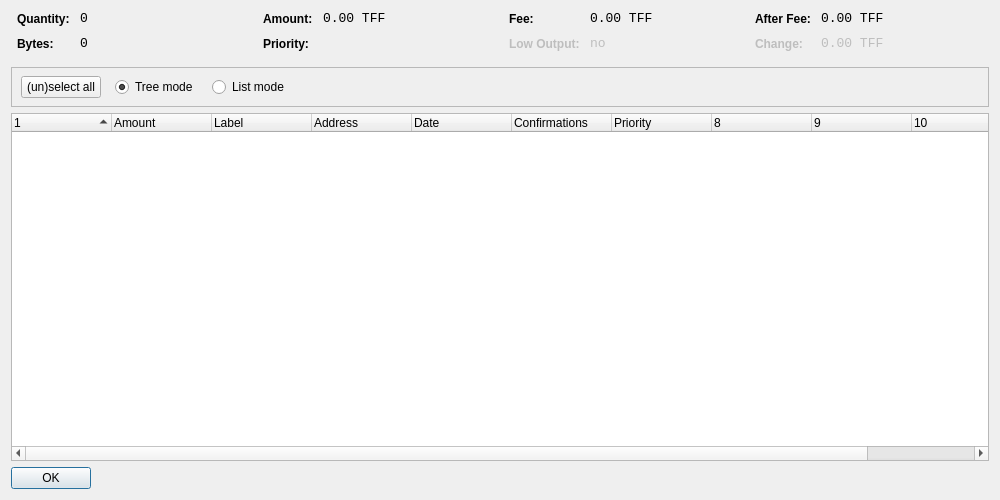
<?xml version="1.0" encoding="UTF-8"?>
<ui version="4.0">
 <class>CoinControlDialog</class>
 <widget class="QDialog" name="CoinControlDialog">
  <property name="geometry">
   <rect>
    <x>0</x>
    <y>0</y>
    <width>1000</width>
    <height>500</height>
   </rect>
  </property>
  <property name="windowTitle">
   <string>Coin Control</string>
  </property>
  <layout class="QVBoxLayout" name="verticalLayout">
   <item>
    <layout class="QHBoxLayout" name="horizontalLayoutTop" stretch="0,0,0,0">
     <property name="topMargin">
      <number>0</number>
     </property>
     <property name="bottomMargin">
      <number>10</number>
     </property>
     <item>
      <layout class="QFormLayout" name="formLayoutCoinControl1">
       <property name="horizontalSpacing">
        <number>10</number>
       </property>
       <property name="verticalSpacing">
        <number>10</number>
       </property>
       <property name="leftMargin">
        <number>6</number>
       </property>
       <property name="rightMargin">
        <number>6</number>
       </property>
       <item row="0" column="0">
        <widget class="QLabel" name="labelCoinControlQuantityText">
         <property name="styleSheet">
          <string notr="true">font-weight:bold;</string>
         </property>
         <property name="text">
          <string>Quantity:</string>
         </property>
        </widget>
       </item>
       <item row="0" column="1">
        <widget class="QLabel" name="labelCoinControlQuantity">
         <property name="font">
          <font>
           <family>Monospace</family>
           <pointsize>10</pointsize>
          </font>
         </property>
         <property name="cursor">
          <cursorShape>IBeamCursor</cursorShape>
         </property>
         <property name="contextMenuPolicy">
          <enum>Qt::ActionsContextMenu</enum>
         </property>
         <property name="text">
          <string notr="true">0</string>
         </property>
         <property name="textInteractionFlags">
          <set>Qt::LinksAccessibleByMouse|Qt::TextSelectableByKeyboard|Qt::TextSelectableByMouse</set>
         </property>
        </widget>
       </item>
       <item row="1" column="0">
        <widget class="QLabel" name="labelCoinControlBytesText">
         <property name="styleSheet">
          <string notr="true">font-weight:bold;</string>
         </property>
         <property name="text">
          <string>Bytes:</string>
         </property>
        </widget>
       </item>
       <item row="1" column="1">
        <widget class="QLabel" name="labelCoinControlBytes">
         <property name="font">
          <font>
           <family>Monospace</family>
           <pointsize>10</pointsize>
          </font>
         </property>
         <property name="cursor">
          <cursorShape>IBeamCursor</cursorShape>
         </property>
         <property name="contextMenuPolicy">
          <enum>Qt::ActionsContextMenu</enum>
         </property>
         <property name="text">
          <string notr="true">0</string>
         </property>
         <property name="textInteractionFlags">
          <set>Qt::LinksAccessibleByMouse|Qt::TextSelectableByKeyboard|Qt::TextSelectableByMouse</set>
         </property>
        </widget>
       </item>
      </layout>
     </item>
     <item>
      <layout class="QFormLayout" name="formLayoutCoinControl2">
       <property name="horizontalSpacing">
        <number>10</number>
       </property>
       <property name="verticalSpacing">
        <number>10</number>
       </property>
       <property name="leftMargin">
        <number>6</number>
       </property>
       <property name="rightMargin">
        <number>6</number>
       </property>
       <item row="0" column="0">
        <widget class="QLabel" name="labelCoinControlAmountText">
         <property name="styleSheet">
          <string notr="true">font-weight:bold;</string>
         </property>
         <property name="text">
          <string>Amount:</string>
         </property>
        </widget>
       </item>
       <item row="0" column="1">
        <widget class="QLabel" name="labelCoinControlAmount">
         <property name="font">
          <font>
           <family>Monospace</family>
           <pointsize>10</pointsize>
          </font>
         </property>
         <property name="cursor">
          <cursorShape>IBeamCursor</cursorShape>
         </property>
         <property name="contextMenuPolicy">
          <enum>Qt::ActionsContextMenu</enum>
         </property>
         <property name="text">
          <string notr="true">0.00 TFF</string>
         </property>
         <property name="textInteractionFlags">
          <set>Qt::LinksAccessibleByMouse|Qt::TextSelectableByKeyboard|Qt::TextSelectableByMouse</set>
         </property>
        </widget>
       </item>
       <item row="1" column="0">
        <widget class="QLabel" name="labelCoinControlPriorityText">
         <property name="styleSheet">
          <string notr="true">font-weight:bold;</string>
         </property>
         <property name="text">
          <string>Priority:</string>
         </property>
        </widget>
       </item>
       <item row="1" column="1">
        <widget class="QLabel" name="labelCoinControlPriority">
         <property name="font">
          <font>
           <family>Monospace</family>
           <pointsize>10</pointsize>
          </font>
         </property>
         <property name="cursor">
          <cursorShape>IBeamCursor</cursorShape>
         </property>
         <property name="contextMenuPolicy">
          <enum>Qt::ActionsContextMenu</enum>
         </property>
         <property name="text">
          <string/>
         </property>
         <property name="textInteractionFlags">
          <set>Qt::LinksAccessibleByMouse|Qt::TextSelectableByKeyboard|Qt::TextSelectableByMouse</set>
         </property>
        </widget>
       </item>
      </layout>
     </item>
     <item>
      <layout class="QFormLayout" name="formLayoutCoinControl3">
       <property name="horizontalSpacing">
        <number>10</number>
       </property>
       <property name="verticalSpacing">
        <number>10</number>
       </property>
       <property name="leftMargin">
        <number>6</number>
       </property>
       <property name="rightMargin">
        <number>6</number>
       </property>
       <item row="0" column="0">
        <widget class="QLabel" name="labelCoinControlFeeText">
         <property name="styleSheet">
          <string notr="true">font-weight:bold;</string>
         </property>
         <property name="text">
          <string>Fee:</string>
         </property>
        </widget>
       </item>
       <item row="0" column="1">
        <widget class="QLabel" name="labelCoinControlFee">
         <property name="font">
          <font>
           <family>Monospace</family>
           <pointsize>10</pointsize>
          </font>
         </property>
         <property name="cursor">
          <cursorShape>IBeamCursor</cursorShape>
         </property>
         <property name="contextMenuPolicy">
          <enum>Qt::ActionsContextMenu</enum>
         </property>
         <property name="text">
          <string notr="true">0.00 TFF</string>
         </property>
         <property name="textInteractionFlags">
          <set>Qt::LinksAccessibleByMouse|Qt::TextSelectableByKeyboard|Qt::TextSelectableByMouse</set>
         </property>
        </widget>
       </item>
       <item row="1" column="0">
        <widget class="QLabel" name="labelCoinControlLowOutputText">
         <property name="enabled">
          <bool>false</bool>
         </property>
         <property name="styleSheet">
          <string notr="true">font-weight:bold;</string>
         </property>
         <property name="text">
          <string>Low Output:</string>
         </property>
        </widget>
       </item>
       <item row="1" column="1">
        <widget class="QLabel" name="labelCoinControlLowOutput">
         <property name="enabled">
          <bool>false</bool>
         </property>
         <property name="font">
          <font>
           <family>Monospace</family>
           <pointsize>10</pointsize>
          </font>
         </property>
         <property name="cursor">
          <cursorShape>IBeamCursor</cursorShape>
         </property>
         <property name="contextMenuPolicy">
          <enum>Qt::ActionsContextMenu</enum>
         </property>
         <property name="text">
          <string notr="true">no</string>
         </property>
         <property name="textInteractionFlags">
          <set>Qt::LinksAccessibleByMouse|Qt::TextSelectableByKeyboard|Qt::TextSelectableByMouse</set>
         </property>
        </widget>
       </item>
      </layout>
     </item>
     <item>
      <layout class="QFormLayout" name="formLayoutCoinControl4">
       <property name="horizontalSpacing">
        <number>10</number>
       </property>
       <property name="verticalSpacing">
        <number>10</number>
       </property>
       <property name="leftMargin">
        <number>6</number>
       </property>
       <property name="rightMargin">
        <number>6</number>
       </property>
       <item row="0" column="0">
        <widget class="QLabel" name="labelCoinControlAfterFeeText">
         <property name="styleSheet">
          <string notr="true">font-weight:bold;</string>
         </property>
         <property name="text">
          <string>After Fee:</string>
         </property>
        </widget>
       </item>
       <item row="0" column="1">
        <widget class="QLabel" name="labelCoinControlAfterFee">
         <property name="font">
          <font>
           <family>Monospace</family>
           <pointsize>10</pointsize>
          </font>
         </property>
         <property name="cursor">
          <cursorShape>IBeamCursor</cursorShape>
         </property>
         <property name="contextMenuPolicy">
          <enum>Qt::ActionsContextMenu</enum>
         </property>
         <property name="text">
          <string notr="true">0.00 TFF</string>
         </property>
         <property name="textInteractionFlags">
          <set>Qt::LinksAccessibleByMouse|Qt::TextSelectableByKeyboard|Qt::TextSelectableByMouse</set>
         </property>
        </widget>
       </item>
       <item row="1" column="0">
        <widget class="QLabel" name="labelCoinControlChangeText">
         <property name="enabled">
          <bool>false</bool>
         </property>
         <property name="styleSheet">
          <string notr="true">font-weight:bold;</string>
         </property>
         <property name="text">
          <string>Change:</string>
         </property>
        </widget>
       </item>
       <item row="1" column="1">
        <widget class="QLabel" name="labelCoinControlChange">
         <property name="enabled">
          <bool>false</bool>
         </property>
         <property name="font">
          <font>
           <family>Monospace</family>
           <pointsize>10</pointsize>
          </font>
         </property>
         <property name="cursor">
          <cursorShape>IBeamCursor</cursorShape>
         </property>
         <property name="contextMenuPolicy">
          <enum>Qt::ActionsContextMenu</enum>
         </property>
         <property name="text">
          <string notr="true">0.00 TFF</string>
         </property>
         <property name="textInteractionFlags">
          <set>Qt::LinksAccessibleByMouse|Qt::TextSelectableByKeyboard|Qt::TextSelectableByMouse</set>
         </property>
        </widget>
       </item>
      </layout>
     </item>
    </layout>
   </item>
   <item>
    <widget class="QFrame" name="frame">
     <property name="minimumSize">
      <size>
       <width>0</width>
       <height>40</height>
      </size>
     </property>
     <property name="frameShape">
      <enum>QFrame::StyledPanel</enum>
     </property>
     <property name="frameShadow">
      <enum>QFrame::Sunken</enum>
     </property>
     <widget class="QWidget" name="horizontalLayoutWidget">
      <property name="geometry">
       <rect>
        <x>10</x>
        <y>0</y>
        <width>781</width>
        <height>41</height>
       </rect>
      </property>
      <layout class="QHBoxLayout" name="horizontalLayoutPanel" stretch="0,0,0,0,0">
       <property name="spacing">
        <number>14</number>
       </property>
       <item>
        <widget class="QPushButton" name="pushButtonSelectAll">
         <property name="sizePolicy">
          <sizepolicy hsizetype="Maximum" vsizetype="Fixed">
           <horstretch>0</horstretch>
           <verstretch>0</verstretch>
          </sizepolicy>
         </property>
         <property name="text">
          <string>(un)select all</string>
         </property>
        </widget>
       </item>
       <item>
        <widget class="QRadioButton" name="radioTreeMode">
         <property name="sizePolicy">
          <sizepolicy hsizetype="Maximum" vsizetype="Fixed">
           <horstretch>0</horstretch>
           <verstretch>0</verstretch>
          </sizepolicy>
         </property>
         <property name="text">
          <string>Tree mode</string>
         </property>
         <property name="checked">
          <bool>true</bool>
         </property>
        </widget>
       </item>
       <item>
        <widget class="QRadioButton" name="radioListMode">
         <property name="sizePolicy">
          <sizepolicy hsizetype="Maximum" vsizetype="Fixed">
           <horstretch>0</horstretch>
           <verstretch>0</verstretch>
          </sizepolicy>
         </property>
         <property name="text">
          <string>List mode</string>
         </property>
        </widget>
       </item>
       <item>
        <spacer name="horizontalSpacer">
         <property name="orientation">
          <enum>Qt::Horizontal</enum>
         </property>
         <property name="sizeHint" stdset="0">
          <size>
           <width>40</width>
           <height>20</height>
          </size>
         </property>
        </spacer>
       </item>
      </layout>
     </widget>
    </widget>
   </item>
   <item>
    <widget class="CoinControlTreeWidget" name="treeWidget">
     <property name="contextMenuPolicy">
      <enum>Qt::CustomContextMenu</enum>
     </property>
     <property name="sortingEnabled">
      <bool>false</bool>
     </property>
     <property name="columnCount">
      <number>11</number>
     </property>
     <attribute name="headerShowSortIndicator" stdset="0">
      <bool>true</bool>
     </attribute>
     <attribute name="headerStretchLastSection">
      <bool>false</bool>
     </attribute>
     <column>
      <property name="text">
       <string/>
      </property>
     </column>
     <column>
      <property name="text">
       <string>Amount</string>
      </property>
     </column>
     <column>
      <property name="text">
       <string>Label</string>
      </property>
     </column>
     <column>
      <property name="text">
       <string>Address</string>
      </property>
     </column>
     <column>
      <property name="text">
       <string>Date</string>
      </property>
     </column>
     <column>
      <property name="text">
       <string>Confirmations</string>
      </property>
      <property name="toolTip">
       <string>Confirmed</string>
      </property>
     </column>
     <column>
      <property name="text">
       <string>Priority</string>
      </property>
     </column>
     <column>
      <property name="text">
       <string/>
      </property>
     </column>
     <column>
      <property name="text">
       <string/>
      </property>
     </column>
     <column>
      <property name="text">
       <string/>
      </property>
     </column>
     <column>
      <property name="text">
       <string/>
      </property>
     </column>
    </widget>
   </item>
   <item>
    <widget class="QDialogButtonBox" name="buttonBox">
     <property name="sizePolicy">
      <sizepolicy hsizetype="Maximum" vsizetype="Fixed">
       <horstretch>0</horstretch>
       <verstretch>0</verstretch>
      </sizepolicy>
     </property>
     <property name="orientation">
      <enum>Qt::Horizontal</enum>
     </property>
     <property name="standardButtons">
      <set>QDialogButtonBox::Ok</set>
     </property>
    </widget>
   </item>
  </layout>
 </widget>
 <customwidgets>
  <customwidget>
   <class>CoinControlTreeWidget</class>
   <extends>QTreeWidget</extends>
   <header>coincontroltreewidget.h</header>
  </customwidget>
 </customwidgets>
 <resources/>
 <connections/>
</ui>
